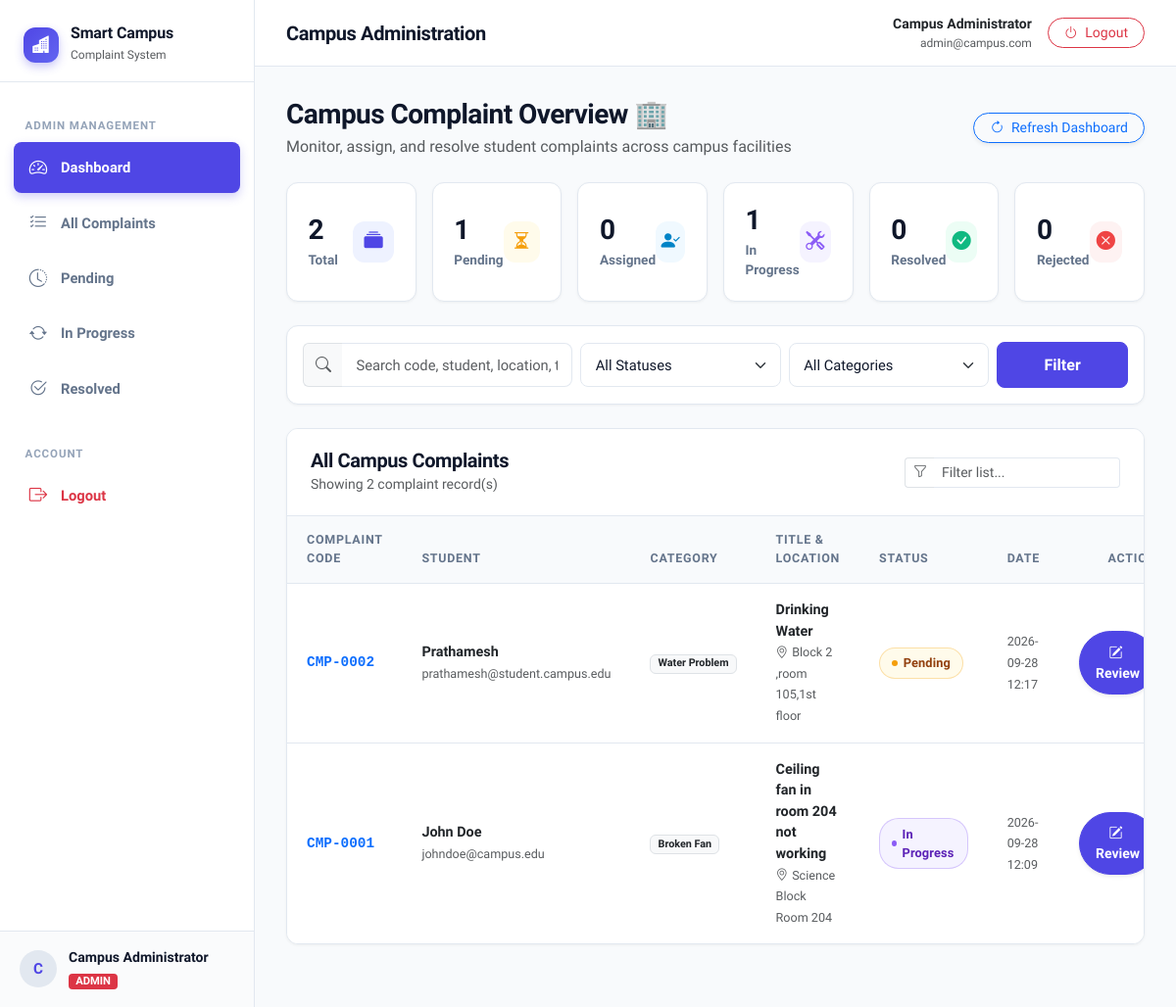
The app's page /admin/dashboard (signed in), older data.
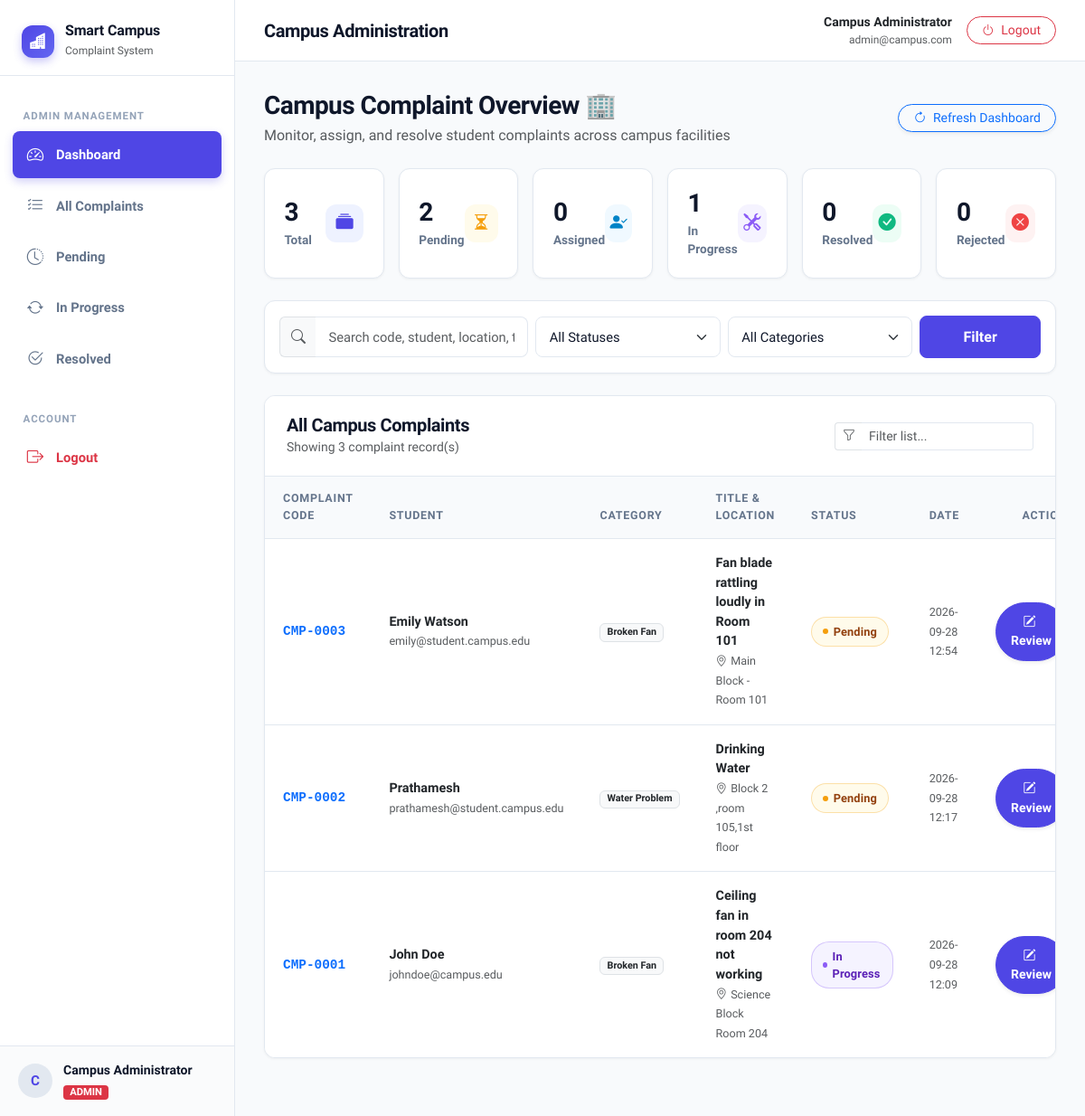
The same page, newer data.
### tables this page shows
CREATE TABLE complaints (
            id INTEGER PRIMARY KEY AUTOINCREMENT,
            complaint_code TEXT UNIQUE NOT NULL,
            student_id INTEGER NOT NULL,
            category TEXT NOT NULL,
            title TEXT NOT NULL,
            description TEXT NOT NULL,
            location TEXT NOT NULL,
            image_filename TEXT,
            status TEXT NOT NULL DEFAULT 'Pending',
            admin_remark TEXT,
            created_at TIMESTAMP DEFAULT CURRENT_TIMESTAMP,
            updated_at TIMESTAMP DEFAULT CURRENT_TIMESTAMP,
            FOREIGN KEY(student_id) REFERENCES users(id) ON DELETE CASCADE
        );

CREATE TABLE users (
            id INTEGER PRIMARY KEY AUTOINCREMENT,
            name TEXT NOT NULL,
            email TEXT UNIQUE NOT NULL,
            password TEXT NOT NULL,
            role TEXT NOT NULL DEFAULT 'student',
            created_at TIMESTAMP DEFAULT CURRENT_TIMESTAMP
        );

### app.py (the view)
@app.route("/admin/dashboard")
@admin_required
def admin_dashboard():
    db = get_db()
    cursor = db.cursor()
    cursor.execute("SELECT COUNT(*) as total FROM complaints")
    total_complaints = cursor.fetchone()["total"]
    cursor.execute("SELECT COUNT(*) as pending FROM complaints WHERE status = 'Pending'")
    pending_count = cursor.fetchone()["pending"]
    cursor.execute("SELECT COUNT(*) as assigned FROM complaints WHERE status = 'Assigned'")
    assigned_count = cursor.fetchone()["assigned"]
    cursor.execute("SELECT COUNT(*) as in_progress FROM complaints WHERE status = 'In Progress'")
    in_progress_count = cursor.fetchone()["in_progress"]
    cursor.execute("SELECT COUNT(*) as resolved FROM complaints WHERE status = 'Resolved'")
    resolved_count = cursor.fetchone()["resolved"]
    cursor.execute("SELECT COUNT(*) as rejected FROM complaints WHERE status = 'Rejected'")
    rejected_count = cursor.fetchone()["rejected"]
    status_filter = request.args.get("status", "").strip()
    category_filter = request.args.get("category", "").strip()
    search_query = request.args.get("q", "").strip()
    query = """
        SELECT c.*, u.name as student_name, u.email as student_email
        FROM complaints c
        JOIN users u ON c.student_id = u.id
        WHERE 1=1
    """
    params = []
    if status_filter and status_filter != "All":
        query += " AND c.status = ?"
        params.append(status_filter)
    if category_filter and category_filter != "All":
        query += " AND c.category = ?"
        params.append(category_filter)
    if search_query:
        query += " AND (c.complaint_code LIKE ? OR u.name LIKE ? OR c.location LIKE ? OR c.title LIKE ?)"
        wildcard = f"%{search_query}%"
        params.extend([wildcard, wildcard, wildcard, wildcard])
    query += " ORDER BY c.created_at DESC"
    cursor.execute(query, tuple(params))
    complaints = cursor.fetchall()
    return render_template(
        "admin_dashboard.html",
        total_complaints=total_complaints,
        pending_count=pending_count,
        assigned_count=assigned_count,
        in_progress_count=in_progress_count,
        resolved_count=resolved_count,
        rejected_count=rejected_count,
        complaints=complaints,
        categories=CATEGORIES,
        status_list=STATUS_LIST,
        selected_status=status_filter or "All",
        selected_category=category_filter or "All",
        search_query=search_query
    )

### app.py (called while the page is built)
def get_db():
    if "db" not in g:
        g.db = sqlite3.connect(DATABASE)
        g.db.row_factory = sqlite3.Row
        g.db.execute("PRAGMA foreign_keys = ON;")
    return g.db

@app.template_filter("format_datetime")
def format_datetime(value, fmt="%Y-%m-%d %H:%M"):
    if not value:
        return ""
    if isinstance(value, str):
        return value[:16]
    if hasattr(value, "strftime"):
        return value.strftime(fmt)
    return str(value)

def admin_required(f):
    @wraps(f)
    def decorated_function(*args, **kwargs):
        if "user_id" not in session:
            flash("Please log in as an administrator.", "warning")
            return redirect(url_for("login"))
        if session.get("role") != "admin":
            flash("Unauthorized access: Administrator privileges required.", "danger")
            return redirect(url_for("student_dashboard"))
        return f(*args, **kwargs)
    return decorated_function

### templates/admin_dashboard.html (shortened to what this page needs)
{% extends "base.html" %}
{% block page_heading %}Campus Administration{% endblock %}
{% block content %}
<div class="container-fluid px-0">
  <div class="d-flex flex-column flex-md-row justify-content-between align-items-md-center gap-3 mb-4">
    <div>
      <h3 class="fw-bold mb-1">Campus Complaint Overview 🏢</h3>
      <p class="text-muted mb-0">Monitor, assign, and resolve student complaints across campus facilities</p>
    </div>
    <div>
      <a href="{{ url_for('admin_dashboard') }}" class="btn btn-outline-primary btn-sm rounded-pill px-3 shadow-sm">
        <i class="bi bi-arrow-clockwise me-1"></i> Refresh Dashboard
      </a>
    </div>
  </div>
  <div class="row g-3 mb-4">
    <div class="col-6 col-md-4 col-xl-2">
      <a href="{{ url_for('admin_dashboard', status='All') }}" class="text-decoration-none">
        <div class="stat-card stat-primary">
          <div class="stat-info">
            <h3>{{ total_complaints }}</h3>
            <p>Total</p>
          </div>
          <div class="stat-icon" style="width: 42px; height: 42px; font-size: 1.2rem;">
            <i class="bi bi-collection-fill"></i>
          </div>
        </div>
      </a>
    </div>
    <div class="col-6 col-md-4 col-xl-2">
      <a href="{{ url_for('admin_dashboard', status='Pending') }}" class="text-decoration-none">
        <div class="stat-card stat-warning">
          <div class="stat-info">
            <h3>{{ pending_count }}</h3>
            <p>Pending</p>
          </div>
          <div class="stat-icon" style="width: 42px; height: 42px; font-size: 1.2rem;">
            <i class="bi bi-hourglass-split"></i>
          </div>
        </div>
      </a>
    </div>
    <div class="col-6 col-md-4 col-xl-2">
      <a href="{{ url_for('admin_dashboard', status='Assigned') }}" class="text-decoration-none">
        <div class="stat-card stat-info-theme">
          <div class="stat-info">
            <h3>{{ assigned_count }}</h3>
            <p>Assigned</p>
          </div>
          <div class="stat-icon" style="width: 42px; height: 42px; font-size: 1.2rem;">
            <i class="bi bi-person-check-fill"></i>
          </div>
        </div>
      </a>
    </div>
    <div class="col-6 col-md-4 col-xl-2">
      <a href="{{ url_for('admin_dashboard', status='In Progress') }}" class="text-decoration-none">
        <div class="stat-card stat-purple">
          <div class="stat-info">
            <h3>{{ in_progress_count }}</h3>
            <p>In Progress</p>
          </div>
          <div class="stat-icon" style="width: 42px; height: 42px; font-size: 1.2rem;">
            <i class="bi bi-tools"></i>
          </div>
        </div>
      </a>
    </div>
    <div class="col-6 col-md-4 col-xl-2">
      <a href="{{ url_for('admin_dashboard', status='Resolved') }}" class="text-decoration-none">
        <div class="stat-card stat-success">
          <div class="stat-info">
            <h3>{{ resolved_count }}</h3>
            <p>Resolved</p>
          </div>
          <div class="stat-icon" style="width: 42px; height: 42px; font-size: 1.2rem;">
            <i class="bi bi-check-circle-fill"></i>
          </div>
        </div>
      </a>
    </div>
    <div class="col-6 col-md-4 col-xl-2">
      <a href="{{ url_for('admin_dashboard', status='Rejected') }}" class="text-decoration-none">
        <div class="stat-card stat-danger">
          <div class="stat-info">
            <h3>{{ rejected_count }}</h3>
            <p>Rejected</p>
          </div>
          <div class="stat-icon" style="width: 42px; height: 42px; font-size: 1.2rem;">
            <i class="bi bi-x-circle-fill"></i>
          </div>
        </div>
      </a>
    </div>
  </div>
  <div class="custom-card mb-4">
    <div class="p-3">
      <form method="GET" action="{{ url_for('admin_dashboard') }}" class="row g-2 align-items-center">
        <div class="col-12 col-md-4">
          <div class="input-group">
            <span class="input-group-text bg-light border-end-0"><i class="bi bi-search text-muted"></i></span>
            <input
              type="text"
              name="q"
              class="form-control border-start-0"
              placeholder="Search code, student, location, title..."
              value="{{ search_query }}"
            >
          </div>
        </div>
        <div class="col-6 col-md-3">
          <select name="status" class="form-select" onchange="this.form.submit()">
            <option value="All" {% if selected_status == 'All' %}selected{% endif %}>All Statuses</option>
          </select>
        </div>
        <div class="col-6 col-md-3">
          <select name="category" class="form-select" onchange="this.form.submit()">
            <option value="All" {% if selected_category == 'All' %}selected{% endif %}>All Categories</option>
          </select>
        </div>
        <div class="col-12 col-md-2 d-flex gap-2">
          <button type="submit" class="btn btn-primary flex-fill">
            Filter
          </button>
        </div>
      </form>
    </div>
  </div>
  <div class="custom-card">
    <div class="card-header-clean">
      <div>
        <h5 class="mb-0 fw-bold">All Campus Complaints</h5>
        <small class="text-muted">Showing {{ complaints | length }} complaint record(s)</small>
      </div>
      {% if complaints %}
      <div class="d-flex align-items-center gap-2">
        <div class="input-group input-group-sm" style="max-width: 220px;">
          <span class="input-group-text bg-white border-end-0"><i class="bi bi-funnel text-muted"></i></span>
          <input
            type="text"
            class="form-control border-start-0"
            id="clientTableSearch"
            placeholder="Filter list..."
          >
        </div>
      </div>
      {% endif %}
    </div>
    <div class="table-responsive">
      <table class="table table-custom table-hover align-middle mb-0" id="complaintsTable">
        <thead>
          <tr>
            <th>Complaint Code</th>
            <th>Student</th>
            <th>Category</th>
            <th>Title & Location</th>
            <th>Status</th>
            <th>Date</th>
            <th class="text-end">Action</th>
          </tr>
        </thead>
        <tbody>
          {% for cmp in complaints %}
            <tr>
              <td>
                <span class="fw-bold text-primary font-monospace">{{ cmp.complaint_code }}</span>
              </td>
              <td>
                <div>
                  <span class="fw-bold text-dark d-block">{{ cmp.student_name }}</span>
                  <small class="text-muted">{{ cmp.student_email }}</small>
                </div>
              </td>
              <td>
                <span class="badge bg-light text-dark border">{{ cmp.category }}</span>
              </td>
              <td>
                <span class="fw-semibold text-dark d-block">{{ cmp.title }}</span>
                <small class="text-muted"><i class="bi bi-geo-alt me-1"></i>{{ cmp.location }}</small>
              </td>
              <td>
                <span class="status-badge status-{{ cmp.status | replace(' ', '-') }}">
                  <span class="dot"></span>
                  {{ cmp.status }}
                </span>
              </td>
              <td>
                <span class="text-muted small">{{ cmp.created_at | format_datetime }}</span>
              </td>
              <td class="text-end">
                <a href="{{ url_for('admin_complaint_details', complaint_id=cmp.id) }}" class="btn btn-sm btn-primary rounded-pill px-3 shadow-sm">
                  <i class="bi bi-pencil-square me-1"></i> Review
                </a>
              </td>
            </tr>
          {% endfor %}
        </tbody>
      </table>
    </div>
  </div>
</div>
{% endblock %}

### templates/base.html (shortened to what this page needs)
<!DOCTYPE html>
<html lang="en">
<head>
  <link href="https://cdn.jsdelivr.net/npm/bootstrap@5.3.3/dist/css/bootstrap.min.css" rel="stylesheet">
  <link rel="stylesheet" href="https://cdn.jsdelivr.net/npm/bootstrap-icons@1.11.3/font/bootstrap-icons.min.css">
  <link rel="stylesheet" href="{{ url_for('static', filename='css/style.css') }}">
</head>
<body>
  {% if session.get('user_id') %}
    <div class="app-container">
      <aside class="sidebar">
        <div class="sidebar-brand">
          <div class="auth-brand-icon" style="width: 36px; height: 36px; font-size: 1.1rem;">
            <i class="bi bi-buildings-fill"></i>
          </div>
          <div>
            <h6 class="mb-0 fw-bold" style="letter-spacing: -0.01em;">Smart Campus</h6>
            <small class="text-muted" style="font-size: 0.75rem;">Complaint System</small>
          </div>
        </div>
        <div class="sidebar-nav">
          {% if session.get('role') == 'admin' %}
            <div class="nav-section-title">Admin Management</div>
            <a href="{{ url_for('admin_dashboard') }}" class="nav-link {% if request.endpoint == 'admin_dashboard' and not request.args.get('status') %}active{% endif %}">
              <i class="bi bi-speedometer2"></i> Dashboard
            </a>
            <a href="{{ url_for('admin_dashboard', status='All') }}" class="nav-link {% if request.args.get('status') == 'All' %}active{% endif %}">
              <i class="bi bi-list-check"></i> All Complaints
            </a>
            <a href="{{ url_for('admin_dashboard', status='Pending') }}" class="nav-link {% if request.args.get('status') == 'Pending' %}active{% endif %}">
              <i class="bi bi-clock-history"></i> Pending
            </a>
            <a href="{{ url_for('admin_dashboard', status='In Progress') }}" class="nav-link {% if request.args.get('status') == 'In Progress' %}active{% endif %}">
              <i class="bi bi-arrow-repeat"></i> In Progress
            </a>
            <a href="{{ url_for('admin_dashboard', status='Resolved') }}" class="nav-link {% if request.args.get('status') == 'Resolved' %}active{% endif %}">
              <i class="bi bi-check2-circle"></i> Resolved
            </a>
          {% endif %}
          <div class="nav-section-title mt-4">Account</div>
          <a href="{{ url_for('logout') }}" class="nav-link text-danger">
            <i class="bi bi-box-arrow-right"></i> Logout
          </a>
        </div>
        <div class="sidebar-footer">
          <div class="user-profile-badge">
            <div class="user-avatar">
              {{ session.get('name', 'U')[0] | upper }}
            </div>
            <div class="user-details">
              <p class="name" title="{{ session.get('name') }}">{{ session.get('name') }}</p>
              <span class="badge {% if session.get('role') == 'admin' %}bg-danger{% else %}bg-primary{% endif %} role-badge">
                {{ session.get('role') | upper }}
              </span>
            </div>
          </div>
        </div>
      </aside>
      <div class="main-wrapper">
        <header class="top-navbar">
          <div class="d-flex align-items-center gap-3">
            <h5 class="mb-0 fw-bold">{% block page_heading %}Campus Portal{% endblock %}</h5>
          </div>
          <div class="d-flex align-items-center gap-3">
            <div class="d-none d-md-flex text-end flex-column">
              <span class="small fw-bold text-dark">{{ session.get('name') }}</span>
              <span class="text-muted" style="font-size: 0.75rem;">{{ session.get('email') }}</span>
            </div>
            <a href="{{ url_for('logout') }}" class="btn btn-outline-danger btn-sm rounded-pill px-3" title="Sign Out">
              <i class="bi bi-power me-1"></i> Logout
            </a>
          </div>
        </header>
        <main class="content-body">
          {% block content %}{% endblock %}
        </main>
      </div>
    </div>
  {% endif %}
</body>
</html>

Row changes from the older to the newer data that the page shows:
added complaints: complaint_code "CMP-0003", student_name "Emily Watson", student_email "emily@student.campus.edu", category "Broken Fan", title "Fan blade rattling loudly in Room 101", location "Main Block - Room 101", status "Pending", created_at "2026-09-28 12:54"
Text that changed along with them:
{{ total_complaints }}: "2" → "3"
{{ pending_count }}: "1" → "2"
{{ complaints | length }}: "2" → "3"
